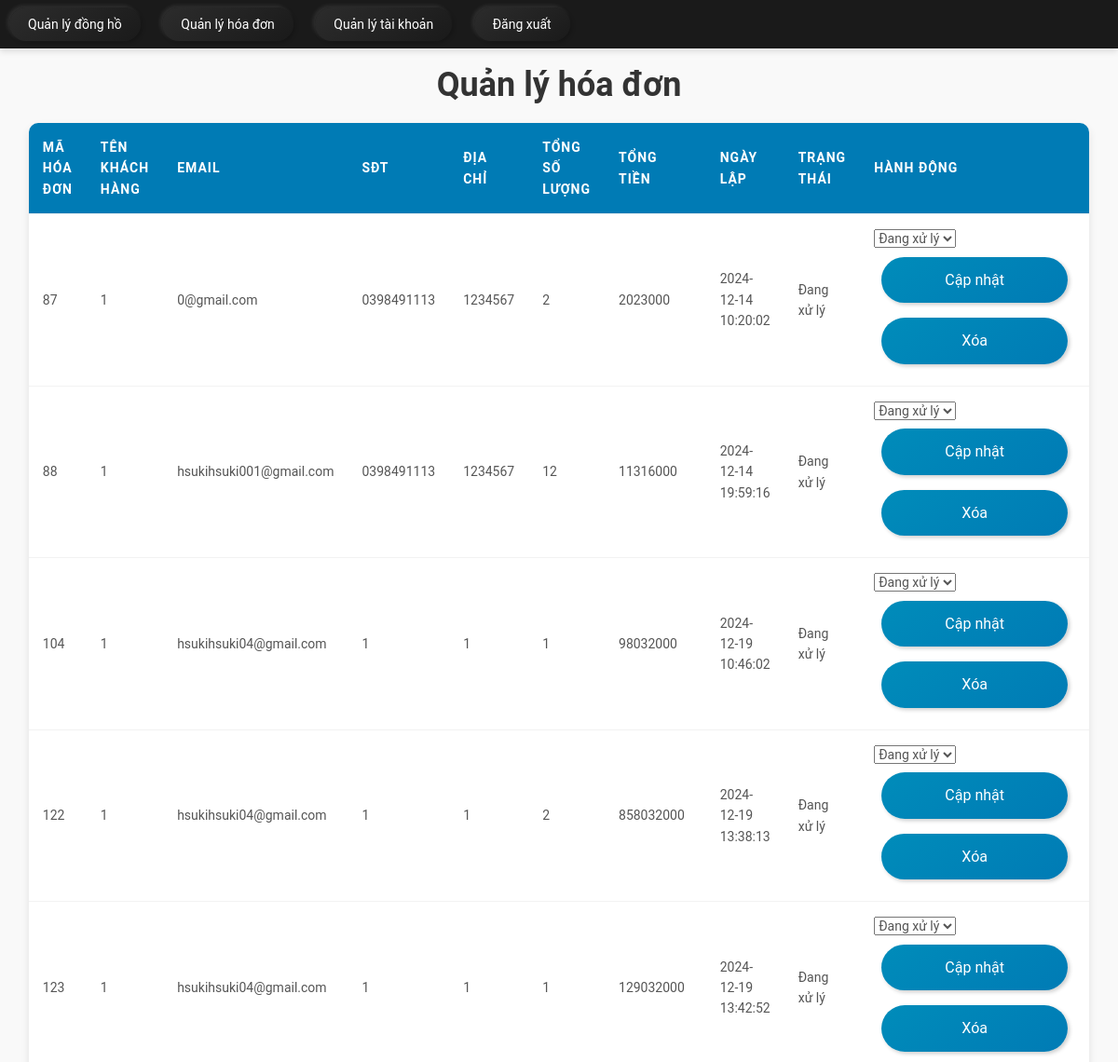
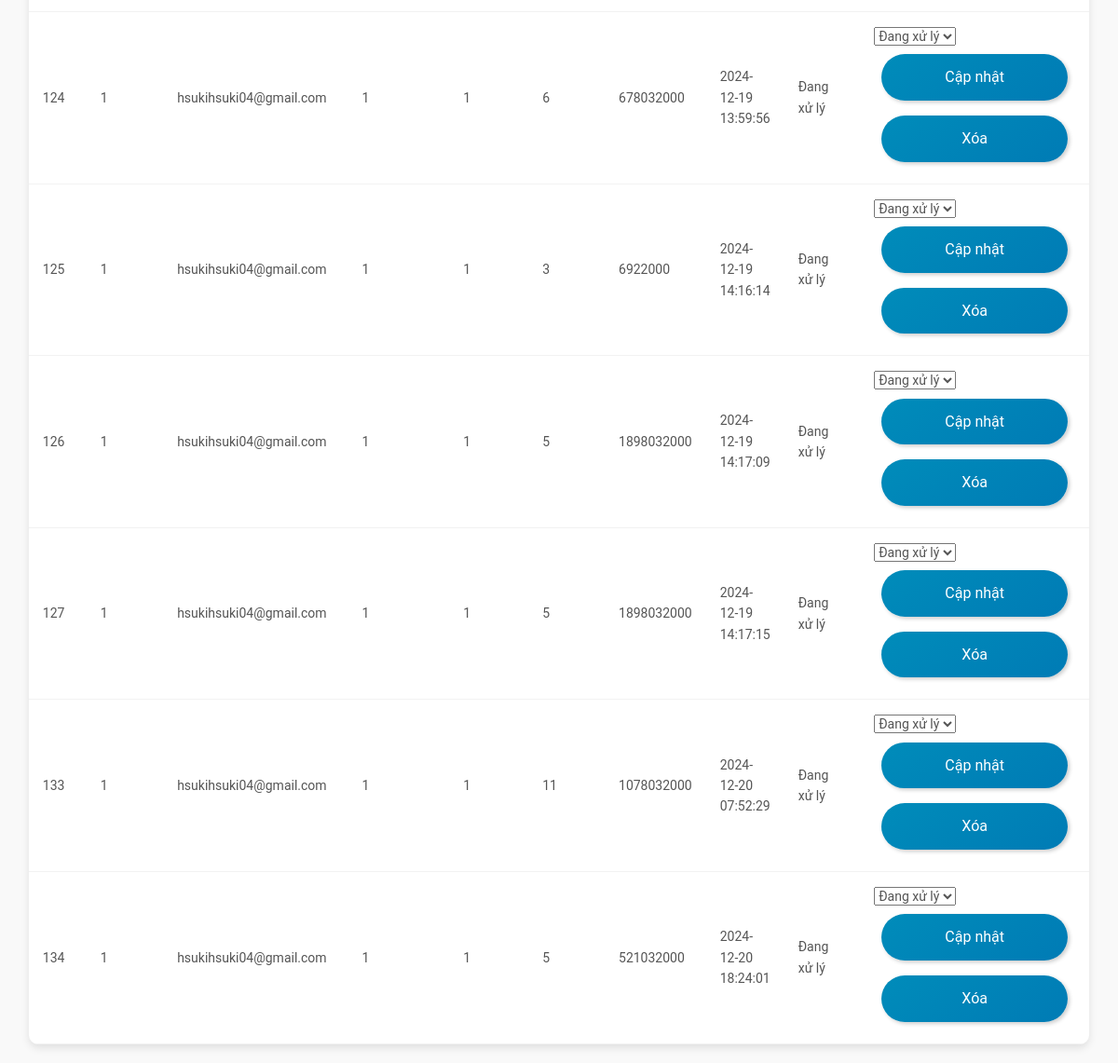
Screenshot of /admin/quanlyhoadon.php (signed in) with the database file from the repository (2 pictures, top to bottom).
### tables this page shows
CREATE TABLE IF NOT EXISTS `hoadon` (
  `mahd` int NOT NULL AUTO_INCREMENT,
  `tenkh` varchar(255) NOT NULL,
  `emailkh` varchar(255) NOT NULL,
  `sdt` varchar(10) NOT NULL,
  `diachi` varchar(250) NOT NULL,
  `tongsoluong` decimal(10,0) NOT NULL,
  `tongtienhd` decimal(30,0) NOT NULL,
  `ngaylaphd` datetime NOT NULL,
  `trangthai` varchar(20) NOT NULL,
  PRIMARY KEY (`mahd`)
);

### admin/quanlyhoadon.php (the view, shortened to what this page needs)
<?php
$conn = getDbConnection();
$message = "";
?>
<!DOCTYPE html>
<html lang="vi">
<head>
    <link rel="stylesheet" href="../assets/css/bootstrap.min.css">
    <link rel="stylesheet" href="admin.css">
</head>
<body onload="showMessage('<?php echo $message; ?>')">
    <div class="menu">
        <a href="quanlydongho.php">Quản lý đồng hồ</a>
        <a href="quanlyhoadon.php">Quản lý hóa đơn</a>
        <a href="quanlytaikhoan.php">Quản lý tài khoản</a>
        <a href="logoutad.php">Đăng xuất</a>
    </div>
    <h1>Quản lý hóa đơn</h1>
    <table>
        <thead>
            <tr>
                <th>Mã hóa đơn</th>
                <th>Tên khách hàng</th>
                <th>Email</th>
                <th>SĐT</th>
                <th>Địa chỉ</th>
                <th>Tổng số lượng</th>
                <th>Tổng tiền</th>
                <th>Ngày lập</th>
                <th>Trạng thái</th>
                <th>Hành động</th>
            </tr>
        </thead>
        <tbody>
            <?php
            $result = $conn->query("SELECT * FROM hoadon");
            while ($row = $result->fetch_assoc()) {
                echo "<tr>
                    <td>{$row['mahd']}</td>
                    <td>{$row['tenkh']}</td>
                    <td>{$row['emailkh']}</td>
                    <td>{$row['sdt']}</td>
                    <td>{$row['diachi']}</td>
                    <td>{$row['tongsoluong']}</td>
                    <td>{$row['tongtienhd']}</td>
                    <td>{$row['ngaylaphd']}</td>
                    <td>{$row['trangthai']}</td>
                    <td>
                        <form method='post' style='display:inline;'>
                            <input type='hidden' name='mahd' value='{$row['mahd']}'>
                            <select name='trangthai'>
                                <option value='Đang xử lý' " . ($row['trangthai'] == 'Đang xử lý' ? 'selected' : '') . ">Đang xử lý</option>
                                <option value='Đã giao' " . ($row['trangthai'] == 'Đã giao' ? 'selected' : '') . ">Đã giao</option>
                                <option value='Hủy' " . ($row['trangthai'] == 'Hủy' ? 'selected' : '') . ">Hủy</option>
                            </select>
                            <button type='submit' name='update_invoice'>Cập nhật</button>
                        </form>
                        <form method='post' style='display:inline;'>
                            <input type='hidden' name='mahd' value='{$row['mahd']}'>
                            <button type='submit' name='delete_invoice' onclick='return confirm(\"Bạn có chắc chắn muốn xóa hóa đơn này?\");'>Xóa</button>
                        </form>
                    </td>
                </tr>";
            }
            ?>
        </tbody>
    </table>
</body>
</html>

### admin/admin.css (style rules this page uses)
body { font-family: 'Roboto', sans-serif; background-color: #f9f9f9; margin: 0; padding: 0; color: #444; line-height: 1.6; }
h1, h2 { color: #333; text-align: center; margin-top: 20px; font-weight: 700; }
.menu { background-color: #1a1a1a; padding: 15px 0; box-shadow: 0 4px 6px rgba(0, 0, 0, 0.1); position: sticky; top: 0; z-index: 1000; }
.menu a { color: #fff; padding: 10px 20px; text-decoration: none; margin: 0 10px; background: linear-gradient(145deg, #2c2c2c, #1a1a1a); border-radius: 30px; box-shadow: 2px 2px 4px rgba(0, 0, 0, 0.2), -2px -2px 4px rgba(255, 255, 255, 0.1); transition: all 0.3s ease; }
table { width: 90%; margin: 20px auto; border-collapse: collapse; background-color: #fff; box-shadow: 0 4px 8px rgba(0, 0, 0, 0.1); border-radius: 10px; overflow: hidden; }
th, td { padding: 15px; text-align: left; border-bottom: 1px solid #f2f2f2; }
th { background-color: #007bb5; color: #fff; text-transform: uppercase; font-size: 14px; letter-spacing: 1px; }
td { font-size: 14px; color: #555; }
button { background: linear-gradient(145deg, #4caf50, #45a049); color: white; padding: 8px 16px; border: none; cursor: pointer; border-radius: 20px; font-size: 14px; transition: all 0.3s ease; box-shadow: 2px 2px 4px rgba(0, 0, 0, 0.2), -2px -2px 4px rgba(255, 255, 255, 0.1); }
form { margin-top: 30px; text-align: center; }
form input, form button { padding: 12px; margin: 8px; font-size: 16px; border-radius: 30px; border: 1px solid #ccc; outline: none; transition: all 0.3s ease; width: 250px; box-shadow: inset 2px 2px 4px rgba(0, 0, 0, 0.1), inset -2px -2px 4px rgba(255, 255, 255, 0.2); }
form button { background: linear-gradient(145deg, #008cba, #007bb5); color: #fff; border: none; cursor: pointer; width: 200px; box-shadow: 2px 2px 4px rgba(0, 0, 0, 0.2), -2px -2px 4px rgba(255, 255, 255, 0.1); }

### rows the page displays
hoadon: mahd "87", tenkh "1", emailkh "0@gmail.com", sdt "0398491113", diachi "1234567", tongsoluong "2", tongtienhd "2023000", ngaylaphd "2024-12-14 10:20:02", trangthai "Đang xử lý"
hoadon: mahd "88", tenkh "1", emailkh "hsukihsuki001@gmail.com", sdt "0398491113", diachi "1234567", tongsoluong "12", tongtienhd "11316000", ngaylaphd "2024-12-14 19:59:16", trangthai "Đang xử lý"
hoadon: mahd "104", tenkh "1", emailkh "hsukihsuki04@gmail.com", sdt "1", diachi "1", tongsoluong "1", tongtienhd "98032000", ngaylaphd "2024-12-19 10:46:02", trangthai "Đang xử lý"
hoadon: mahd "122", tenkh "1", emailkh "hsukihsuki04@gmail.com", sdt "1", diachi "1", tongsoluong "2", tongtienhd "858032000", ngaylaphd "2024-12-19 13:38:13", trangthai "Đang xử lý"
hoadon: mahd "123", tenkh "1", emailkh "hsukihsuki04@gmail.com", sdt "1", diachi "1", tongsoluong "1", tongtienhd "129032000", ngaylaphd "2024-12-19 13:42:52", trangthai "Đang xử lý"
hoadon: mahd "124", tenkh "1", emailkh "hsukihsuki04@gmail.com", sdt "1", diachi "1", tongsoluong "6", tongtienhd "678032000", ngaylaphd "2024-12-19 13:59:56", trangthai "Đang xử lý"
hoadon: mahd "125", tenkh "1", emailkh "hsukihsuki04@gmail.com", sdt "1", diachi "1", tongsoluong "3", tongtienhd "6922000", ngaylaphd "2024-12-19 14:16:14", trangthai "Đang xử lý"
hoadon: mahd "126", tenkh "1", emailkh "hsukihsuki04@gmail.com", sdt "1", diachi "1", tongsoluong "5", tongtienhd "1898032000", ngaylaphd "2024-12-19 14:17:09", trangthai "Đang xử lý"
hoadon: mahd "127", tenkh "1", emailkh "hsukihsuki04@gmail.com", sdt "1", diachi "1", tongsoluong "5", tongtienhd "1898032000", ngaylaphd "2024-12-19 14:17:15", trangthai "Đang xử lý"
hoadon: mahd "133", tenkh "1", emailkh "hsukihsuki04@gmail.com", sdt "1", diachi "1", tongsoluong "11", tongtienhd "1078032000", ngaylaphd "2024-12-20 07:52:29", trangthai "Đang xử lý"
hoadon: mahd "134", tenkh "1", emailkh "hsukihsuki04@gmail.com", sdt "1", diachi "1", tongsoluong "5", tongtienhd "521032000", ngaylaphd "2024-12-20 18:24:01", trangthai "Đang xử lý"
